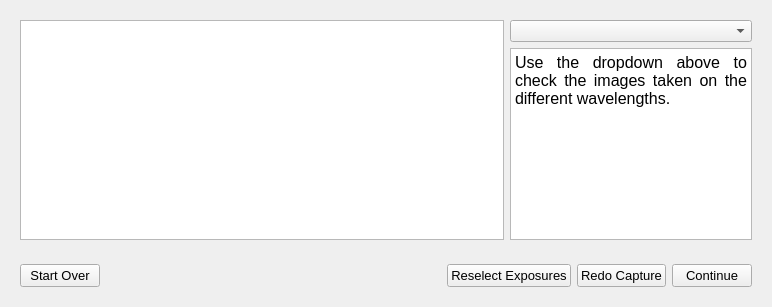
                 <widget class="QWidget" name="objectStep2">
                  <layout class="QVBoxLayout" name="verticalLayout_26">
                   <item>
                    <widget class="QWidget" name="objectStep2Main" native="true">
                     <layout class="QGridLayout" name="gridLayout">
                      <item row="0" column="0">
                       <widget class="QGraphicsView" name="objectStep2View">
                        <property name="sizePolicy">
                         <sizepolicy hsizetype="Expanding" vsizetype="Expanding">
                          <horstretch>2</horstretch>
                          <verstretch>0</verstretch>
                         </sizepolicy>
                        </property>
                       </widget>
                      </item>
                      <item row="0" column="1">
                       <widget class="QWidget" name="objectStep2Info" native="true">
                        <property name="sizePolicy">
                         <sizepolicy hsizetype="Preferred" vsizetype="Preferred">
                          <horstretch>1</horstretch>
                          <verstretch>0</verstretch>
                         </sizepolicy>
                        </property>
                        <layout class="QVBoxLayout" name="verticalLayout_25">
                         <property name="leftMargin">
                          <number>0</number>
                         </property>
                         <property name="topMargin">
                          <number>0</number>
                         </property>
                         <property name="rightMargin">
                          <number>0</number>
                         </property>
                         <property name="bottomMargin">
                          <number>0</number>
                         </property>
                         <item>
                          <widget class="QComboBox" name="objectComboBox"/>
                         </item>
                         <item>
                          <widget class="QTextEdit" name="objectStep2Text">
                           <property name="html">
                            <string>&lt;!DOCTYPE HTML PUBLIC &quot;-//W3C//DTD HTML 4.0//EN&quot; &quot;http://www.w3.org/TR/REC-html40/strict.dtd&quot;&gt;
&lt;html&gt;&lt;head&gt;&lt;meta name=&quot;qrichtext&quot; content=&quot;1&quot; /&gt;&lt;meta charset=&quot;utf-8&quot; /&gt;&lt;style type=&quot;text/css&quot;&gt;
p, li { white-space: pre-wrap; }
hr { height: 1px; border-width: 0; }
li.unchecked::marker { content: &quot;\2610&quot;; }
li.checked::marker { content: &quot;\2612&quot;; }
&lt;/style&gt;&lt;/head&gt;&lt;body style=&quot; font-family:'Segoe UI'; font-size:9pt; font-weight:400; font-style:normal;&quot;&gt;
&lt;p align=&quot;justify&quot; style=&quot; margin-top:0px; margin-bottom:0px; margin-left:0px; margin-right:0px; -qt-block-indent:0; text-indent:0px;&quot;&gt;&lt;a name=&quot;docs-internal-guid-6e3bf968-7fff-2ab6-d9cd-c636c9399d90&quot;&gt;&lt;/a&gt;&lt;span style=&quot; font-family:'Arial'; font-size:12pt; color:#000000; background-color:transparent;&quot;&gt;U&lt;/span&gt;&lt;span style=&quot; font-family:'Arial'; font-size:12pt; color:#000000; background-color:transparent;&quot;&gt;se the dropdown above to check the images taken on the different wavelengths.&lt;/span&gt;&lt;/p&gt;&lt;/body&gt;&lt;/html&gt;</string>
                           </property>
                          </widget>
                         </item>
                        </layout>
                       </widget>
                      </item>
                     </layout>
                    </widget>
                   </item>
                   <item>
                    <widget class="QWidget" name="objectStep2Bar" native="true">
                     <layout class="QHBoxLayout" name="horizontalLayout_19">
                      <item>
                       <widget class="QPushButton" name="objectStartOver2Button">
                        <property name="font">
                         <font>
                          <pointsize>10</pointsize>
                         </font>
                        </property>
                        <property name="text">
                         <string>Start Over</string>
                        </property>
                       </widget>
                      </item>
                      <item>
                       <spacer name="horizontalSpacer_17">
                        <property name="orientation">
                         <enum>Qt::Horizontal</enum>
                        </property>
                        <property name="sizeHint" stdset="0">
                         <size>
                          <width>341</width>
                          <height>20</height>
                         </size>
                        </property>
                       </spacer>
                      </item>
                      <item>
                       <widget class="QPushButton" name="reselectExposures">
                        <property name="font">
                         <font>
                          <pointsize>10</pointsize>
                         </font>
                        </property>
                        <property name="text">
                         <string>Reselect Exposures</string>
                        </property>
                       </widget>
                      </item>
                      <item>
                       <widget class="QPushButton" name="objectRedoButton">
                        <property name="sizePolicy">
                         <sizepolicy hsizetype="Minimum" vsizetype="Fixed">
                          <horstretch>0</horstretch>
                          <verstretch>0</verstretch>
                         </sizepolicy>
                        </property>
                        <property name="font">
                         <font>
                          <pointsize>10</pointsize>
                         </font>
                        </property>
                        <property name="text">
                         <string>Redo Capture</string>
                        </property>
                       </widget>
                      </item>
                      <item>
                       <widget class="QPushButton" name="objectContinueButton">
                        <property name="font">
                         <font>
                          <pointsize>10</pointsize>
                         </font>
                        </property>
                        <property name="text">
                         <string>Continue</string>
                        </property>
                       </widget>
                      </item>
                     </layout>
                    </widget>
                   </item>
                  </layout>
                 </widget>
